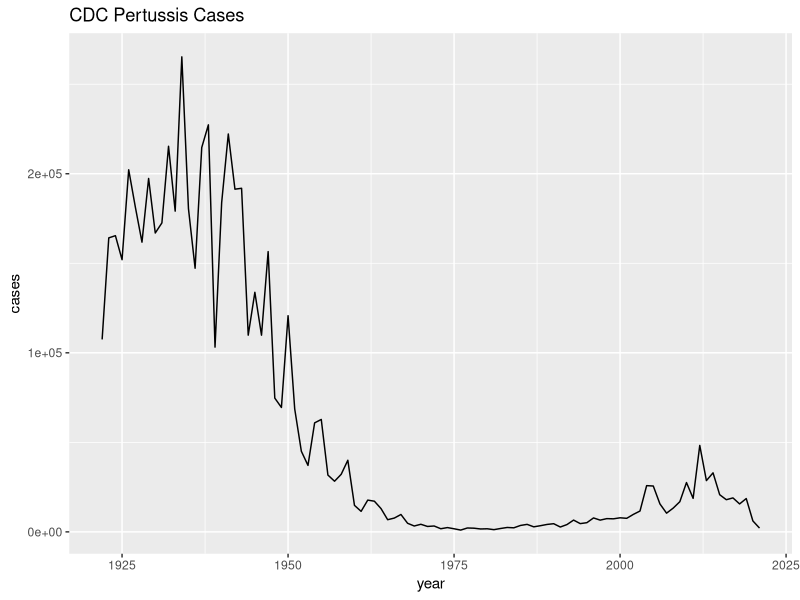
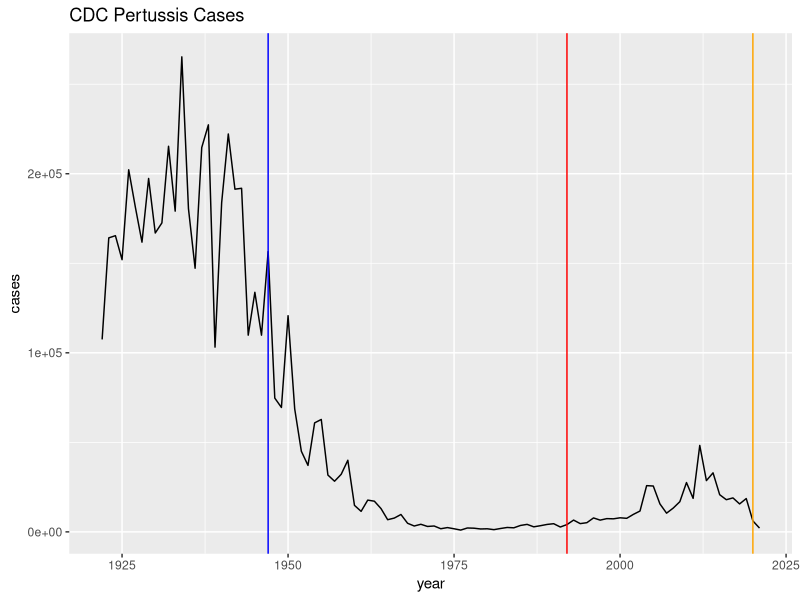

Recreate these plots in R, in order. (Note: this script raises an error after producing the figures.)
## ---- chunk 1
cdc <- data.frame(year = c(1922L,1923L,1924L,1925L,
                                          1926L,1927L,1928L,1929L,1930L,1931L,
                                          1932L,1933L,1934L,1935L,1936L,
                                          1937L,1938L,1939L,1940L,1941L,1942L,
                                          1943L,1944L,1945L,1946L,1947L,
                                          1948L,1949L,1950L,1951L,1952L,
                                          1953L,1954L,1955L,1956L,1957L,1958L,
                                          1959L,1960L,1961L,1962L,1963L,
                                          1964L,1965L,1966L,1967L,1968L,1969L,
                                          1970L,1971L,1972L,1973L,1974L,
                                          1975L,1976L,1977L,1978L,1979L,1980L,
                                          1981L,1982L,1983L,1984L,1985L,
                                          1986L,1987L,1988L,1989L,1990L,
                                          1991L,1992L,1993L,1994L,1995L,1996L,
                                          1997L,1998L,1999L,2000L,2001L,
                                          2002L,2003L,2004L,2005L,2006L,2007L,
                                          2008L,2009L,2010L,2011L,2012L,
                                          2013L,2014L,2015L,2016L,2017L,2018L,
                                          2019L,2020L,2021L),
         cases = c(107473,164191,165418,152003,
                                          202210,181411,161799,197371,
                                          166914,172559,215343,179135,265269,
                                          180518,147237,214652,227319,103188,
                                          183866,222202,191383,191890,109873,
                                          133792,109860,156517,74715,69479,
                                          120718,68687,45030,37129,60886,
                                          62786,31732,28295,32148,40005,
                                          14809,11468,17749,17135,13005,6799,
                                          7717,9718,4810,3285,4249,3036,
                                          3287,1759,2402,1738,1010,2177,2063,
                                          1623,1730,1248,1895,2463,2276,
                                          3589,4195,2823,3450,4157,4570,
                                          2719,4083,6586,4617,5137,7796,6564,
                                          7405,7298,7867,7580,9771,11647,
                                          25827,25616,15632,10454,13278,
                                          16858,27550,18719,48277,28639,32971,
                                          20762,17972,18975,15609,18617,
                                          6124,2116)
       )

## ---- chunk 2
library(ggplot2)

ggplot(cdc) + aes(year, cases) + geom_line() + ggtitle("CDC Pertussis Cases")
## ---- chunk 3
ggplot(cdc) + aes(year, cases) + geom_line() + ggtitle("CDC Pertussis Cases") +
  geom_vline(xintercept =1947, col = "blue") +
  geom_vline( xintercept = 1992, col = "red") +
  geom_vline ( xintercept = 2020, col = "orange")

## ---- chunk 4
library(jsonlite)

subject <- read_json("http://cmi-pb.org/api/subject", simplifyVector = T)
head(subject)
## ---- chunk 5
table(subject$infancy_vac)
## ---- chunk 6
table(subject$biological_sex)
## ---- chunk 7
table(subject$race, subject$biological_sex)
## ---- chunk 8
subject$year_of_birth
## ---- chunk 9
library(lubridate)

today()
## ---- chunk 10
today() - ymd("2000-01-01")
time_length( today() - ymd("2000-01-01"),  "years")
## ---- chunk 11
#Have to tell it your date format
today() - ymd("2003-05-13")
today() - mdy("05-13-2003")
## ---- chunk 12
subject$age = time_length(today() - ymd(subject$year_of_birth), "years")
## ---- chunk 13
head(subject)
## ---- chunk 14
mean(subject$age)

library(dplyr)
ap <- subject %>% filter(infancy_vac == "aP")
apage<- round( summary( ap$age, "years"  ) )
apage

# wP
wp <- subject %>% filter(infancy_vac == "wP")
wpage <- round( summary( wp$age, "years" ) ) 
wpage

t.test(wpage, apage)
## ---- chunk 15
int <- ymd(subject$date_of_boost) - ymd(subject$year_of_birth)
age_at_boost <- time_length(int, "year")
head(age_at_boost)
## ---- chunk 16
ggplot(subject) + aes(age, fill = infancy_vac) + geom_histogram() 
## ---- chunk 17
ggplot(subject) +
  aes(time_length(age, "year"),
      fill=as.factor(infancy_vac)) +
  geom_histogram(show.legend=FALSE) +
  facet_wrap(vars(infancy_vac), nrow=2) +
  xlab("Age in years")
## ---- chunk 18
specimen <- read_json("http://cmi-pb.org/api/specimen", simplifyVector = T)
head(specimen)
## ---- chunk 19
library(dplyr)

meta <- inner_join(subject, specimen)
head(meta)
## ---- chunk 20
ab_titer <- read_json("http://cmi-pb.org/api/v4/plasma_ab_titer", simplifyVector = T)
head(ab_titer)
## ---- chunk 21
abdata <- inner_join(ab_titer, meta)
head(abdata)
## ---- chunk 22
table(abdata$isotype)
## ---- chunk 23
table(abdata$dataset)
## ---- chunk 24
igg <- abdata %>% filter(isotype == "IgG")
ggplot(igg) +
  aes(MFI_normalised, antigen) +
  geom_boxplot() + 
    xlim(0,75) +
  facet_wrap(vars(visit), nrow=2)
## ---- chunk 25
ggplot(abdata) + 
  aes(MFI, antigen) + 
  geom_boxplot()
## ---- chunk 26
ggplot(abdata) + 
  aes(MFI, antigen, col = infancy_vac) + 
  geom_boxplot() 
## ---- chunk 27
ggplot(abdata) + 
  aes(MFI, antigen, col = infancy_vac) + 
  geom_boxplot() +
  facet_wrap("infancy_vac")
## ---- chunk 28
igg <- abdata %>% filter(isotype == "IgG")
filter(igg, antigen=="OVA") %>%
  ggplot() +
  aes(MFI_normalised, col=infancy_vac) +
  geom_boxplot(show.legend = F) +
  facet_wrap(vars(visit)) +
  theme_bw()
## ---- chunk 29
table(abdata$dataset)
## ---- chunk 30
abdata.21 <- filter(abdata, dataset == "2021_dataset")
table(abdata.21$dataset)
## ---- chunk 31
pt.21 <- filter(abdata.21, isotype == "IgG", antigen == "PT")
## ---- chunk 32
ggplot(pt.21) +
  aes(x=planned_day_relative_to_boost,
        y=MFI_normalised,
        col=infancy_vac,
        group=subject_id) +
  geom_point() +
  geom_line() +
  geom_vline(xintercept=0, linetype="dashed") +
    geom_vline(xintercept=14, linetype="dashed") +
  labs(title="2021 dataset IgG PT",
       subtitle = "Dashed lines indicate day 0 (pre-boost) and 14 (apparent peak levels)", x = "days relative to boost", y = "normalized MFI")
